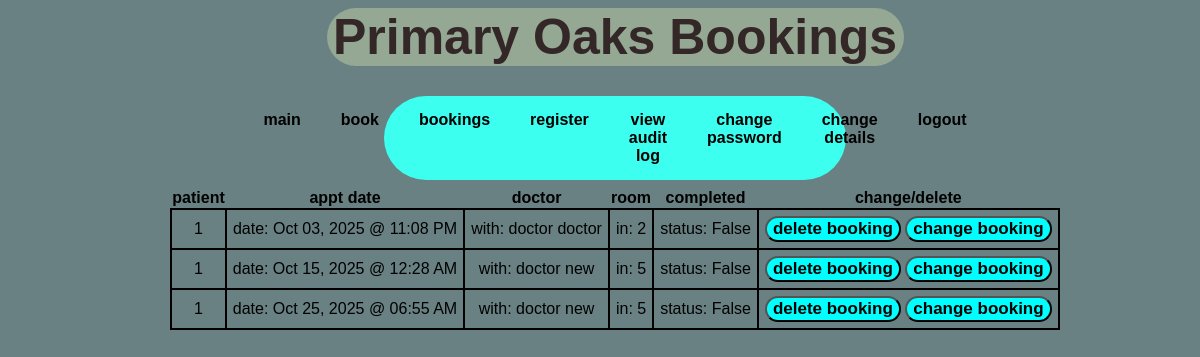
The page /bookings.php (signed in) on the database as committed earlier.
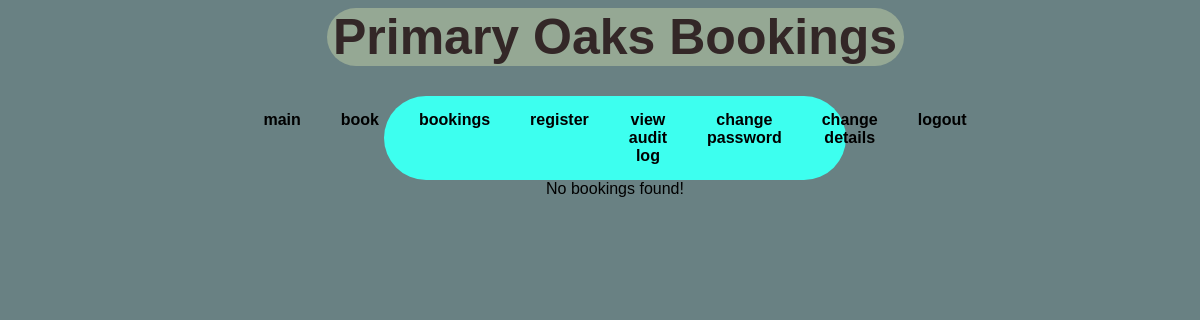
The same page on the database as committed later.
### tables this page shows
CREATE TABLE `bookings` (
  `bookingid` int NOT NULL,
  `patientid` int NOT NULL,
  `doctorid` int NOT NULL,
  `dateofbooking` int NOT NULL,
  `completed` text NOT NULL
);

CREATE TABLE `doctor` (
  `doctorid` int NOT NULL,
  `doctor_name` text NOT NULL,
  `role` text NOT NULL,
  `password` text NOT NULL,
  `room` int NOT NULL
);

### assets/dbconn.php (called while the page is built, shortened)
<?php
function dbconnect_select(){
    $servername ="localhost";
    $dbusername = "doctor_booking_select";
    $dbpassword = "Password1G";
    $dbname = "doctor_booking";
    try{
        $conn=new pdo("mysql:host=$servername;port=3306;dbname=$dbname", $dbusername, $dbpassword);
        $conn->setAttribute(PDO::ATTR_ERRMODE, PDO::ERRMODE_EXCEPTION);
        return $conn;
    }
    catch(PDOException $e){
        error_log("database error: ".$e->getMessage());
        throw $e;
    }
}

### assets/common.php (called while the page is built, shortened)
<?php
function booking_getter($conn){
    $sql = "SELECT b.bookingid,b.dateofbooking,b.completed,d.role,d.doctor_name,d.room,b.patientid FROM bookings b JOIN doctor d on b.doctorid=d.doctorid where b.patientid=? order by b.dateofbooking ASC";
    $stmt = $conn->prepare($sql);
    $stmt->bindparam(1,$_SESSION['patient_id']);
    $stmt->execute();
    $result = $stmt->fetchAll(PDO::FETCH_ASSOC);
    return $result;
}
?>

### bookings.php (the view, shortened to what this page needs)
<?php
require_once "assets/dbconn.php";
require_once "assets/common.php";
echo "<!DOCTYPE html>";
echo "<html>";
echo "<head>";
echo "<link rel='stylesheet' type='text/css' href='css\styles.css'>";
echo "</head>";
echo "<body>";
echo "<div class ='container'>";
require_once "assets/topbar.php";
require_once "assets/nav.php";
echo "<div class ='content'>";
if (!isset($_SESSION["user"])) {
    $_SESSION["usermessage"] = "You must be logged in to access this page!";
    header("Location: index.php");
    exit;
}
else  {
    try {
        $bookings=booking_getter(dbconnect_select());
        if (!$bookings){
            echo "No bookings found!";
        }else {
            echo "<table>";
                echo "<tr>";
                    echo "<th>patient</th>";
                    echo "<th>appt date</th>";
                    echo "<th>doctor</th>";
                    echo "<th>room</th>";
                    echo "<th>completed</th> ";
                    echo "<th>change/delete</th>";
                echo "</tr>";
                foreach ($bookings as $book) {
                    if ($book['role']="doc"){
                        $role="doctor";
                    }elseif ($book['role']="nur"){
                        $role="nurse";
                    }
                    echo "<form method='post' action=''>";
                    echo "<tr>";
                        echo "<td>".$book['patientid']."</td>";
                        echo "<td>date: ".date('M d, Y @ h:i A',$book['dateofbooking'])." </td>";
                        echo "<td>with: ".$role." ".$book['doctor_name']."</td>";
                        echo "<td>in: ".$book['room']."</td>";
                        echo "<td>status: ".$book['completed']."</td>";
                        echo "<td><input type='hidden' name='bookingid' value='".$book['bookingid']."'>
                    <input type='submit' name='bookdelete' value='delete booking'>
                    <input type='submit' name='bookchange' value='change booking'></td>";
                    echo "</tr>";
                    echo "</form>";
                }
            echo "</table>";
        }
    } catch (Exception $e){
        $_SESSION["usermessage"]="ERROR: ".$e->getMessage();
        throw $e;
    }
}
echo "</div>";
echo "</div>";
echo "</body>";
echo "</html>";
?>

### assets/topbar.php
<?php
echo "<div class='topbari'>";
echo "<topbar>";
echo "<h1>Primary Oaks Bookings</h1>";
echo "</topbar>";
echo "</div>";
?>

### assets/nav.php (shortened to what this page needs)
<?php
echo "<div class='navi'>";
    echo "<nav>";
        echo "<ul>";
if (isset($_SESSION["user"])) {
    echo "<li><a href='index.php'>main</a></li>";
    echo "<li><a href='book.php'>book</a></li>";
    echo "<li><a href='bookings.php'>bookings</a></li>";
    echo "<li><a href='register_patient.php'>register</a></li>";
    echo "<li><a href='view_audit.php'>view audit log</a></li>";
    echo "<li><a href='change_password.php'>change password</a></li>";
    echo "<li><a href='change_details.php'>change details</a></li>";
    echo "<li><a href='logout.php'>logout</a></li>";
}
else {
    echo "<li><a href='index.php'>main</a></li>";
    echo "<li><a href='login.php'>login</a></li>";
    echo "<li><a href='staff_login.php'>staff login</a></li>";
}
        echo "</ul>";
    echo "</nav>";
echo "</div>";
?>

### css/styles.css (style rules this page uses)
.container { display: flex; justify-content: center; text-align: center; flex-direction: column; font-family:Arial,Helvetica,sans-serif; margin-left:30px; }
.navi { margin-top:30px; }
nav ul li a { text-decoration: none; color: #000; }
nav ul { border-radius: 50px; list-style: none; display: flex; justify-content: center; width: 40%; margin: auto; text-decoration: none; font-weight: bold; color: #3DFFEF; background-color: #3DFFEF; padding: 10px 0; }
nav li { padding:5px 20px 5px 20px; }
h1 { color: #332727; background: #95a894; font-size: 50px; width: 50%; margin:auto; font-weight: bold; text-underline: #000000; border-radius: 30px; }
body { background-color: #698183; }
input { font-weight: bold; font-size: 17px; background-color: cyan; border-radius: 50px; }
table { border-collapse: collapse; padding: 8px; justify-content: center; display: flex; margin:auto; width:auto; }
td { border: 2px solid black; padding:6px; }

Rows that differ between the two databases and show on the page:
removed bookings: patientid "1", dateofbooking "Oct 03, 2025 @ 11:08 PM", role "doctor", doctorid.doctor_name "doctor", doctorid.room "2", completed "False"
removed bookings: patientid "1", dateofbooking "Oct 15, 2025 @ 12:28 AM", role "doctor", doctorid.doctor_name "new", doctorid.room "5", completed "False"
removed bookings: patientid "1", dateofbooking "Oct 25, 2025 @ 06:55 AM", role "doctor", doctorid.doctor_name "new", doctorid.room "5", completed "False"
Other text that changed with them:
text no longer shown: "patient appt date doctor room completed change/delete"
text now shown: "No bookings found!"
